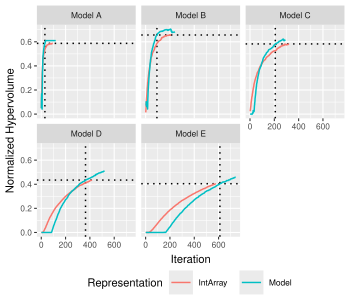

Source code (R):
library(ggplot2)
library(RPostgres)

con <- dbConnect(
  RPostgres::Postgres(),
  user = "postgres",
  password = "postgres",
  dbname = "postgres"
)

stats <- dbGetQuery(
  con,
  "
with med_stats as (select problem,
                          instance,
                          representation,
                          iteration,
                          percentile_cont(0.5) within group ( order by hypervolume ) as hypervolume
                   from run r
                            join stats s on r.id = s.run_id
                   group by problem, instance, representation, iteration),
     end_stats as (select problem,
                          instance,
                          representation,
                          percentile_cont(0.5) within group ( order by hypervolume ) as hypervolume
                   from run r
                            join stats s on r.id = s.run_id and r.total_iterations = s.iteration
                   group by problem, instance, representation),
     end_iteration as (select distinct on (m.problem, m.instance, m.representation) m.*
                       from med_stats m
                                join end_stats e
                                     on m.problem = e.problem and
                                        m.instance = e.instance and
                                        m.representation = e.representation and
                                        m.hypervolume <= e.hypervolume
                       order by m.problem, m.instance, m.representation, iteration desc)
select m.*,
       substring(m.instance from length('TTC_InputRDG_') + 1 for 1) as model
from med_stats m
         join end_iteration e
              on m.problem = e.problem and
                 m.instance = e.instance and
                 m.representation = e.representation and
                 m.iteration <= e.iteration
where m.problem = 'CRA'
  "
)

lines <- dbGetQuery(
  con,
  "
with med_stats as (select problem,
                          instance,
                          representation,
                          iteration,
                          percentile_cont(0.5) within group ( order by hypervolume ) as hypervolume
                   from run r
                            join stats s on r.id = s.run_id
                   group by problem, instance, representation, iteration),
     end_stats as (select problem,
                          instance,
                          representation,
                          percentile_cont(0.5) within group ( order by hypervolume ) as hypervolume
                   from run r
                            join stats s on r.id = s.run_id and r.total_iterations = s.iteration
                   group by problem, instance, representation)
select distinct on (m.problem, m.instance, m.representation) m.problem,
                                                             substring(m.instance from length('TTC_InputRDG_') + 1 for 1) as model,
                                                             m.representation,
                                                             m.iteration,
                                                             e.hypervolume
from med_stats m
         join end_stats e
              on m.problem = e.problem and
                 m.instance = e.instance and
                 m.hypervolume <= e.hypervolume
where m.problem = 'CRA'
  and m.representation = 'Model'
  and e.representation = 'IntArray'
order by m.problem, m.instance, m.representation, iteration desc
  "
)

dbDisconnect(con)

ggplot(stats, aes(x = iteration, y = hypervolume, color = representation)) +
  geom_hline(data = lines,
             aes(yintercept = hypervolume),
             linetype = 3) +
  geom_vline(data = lines,
             aes(xintercept = iteration),
             linetype = 3) +
  geom_line() +
  labs(x = "Iteration", y = "Normalized Hypervolume", color = "Representation") +
  theme_gray(base_size = 8) +
  theme(
    legend.position = "bottom",
    legend.margin = margin(),
    legend.box.spacing = unit(4, "pt")
  ) +
  facet_wrap(vars(model))
